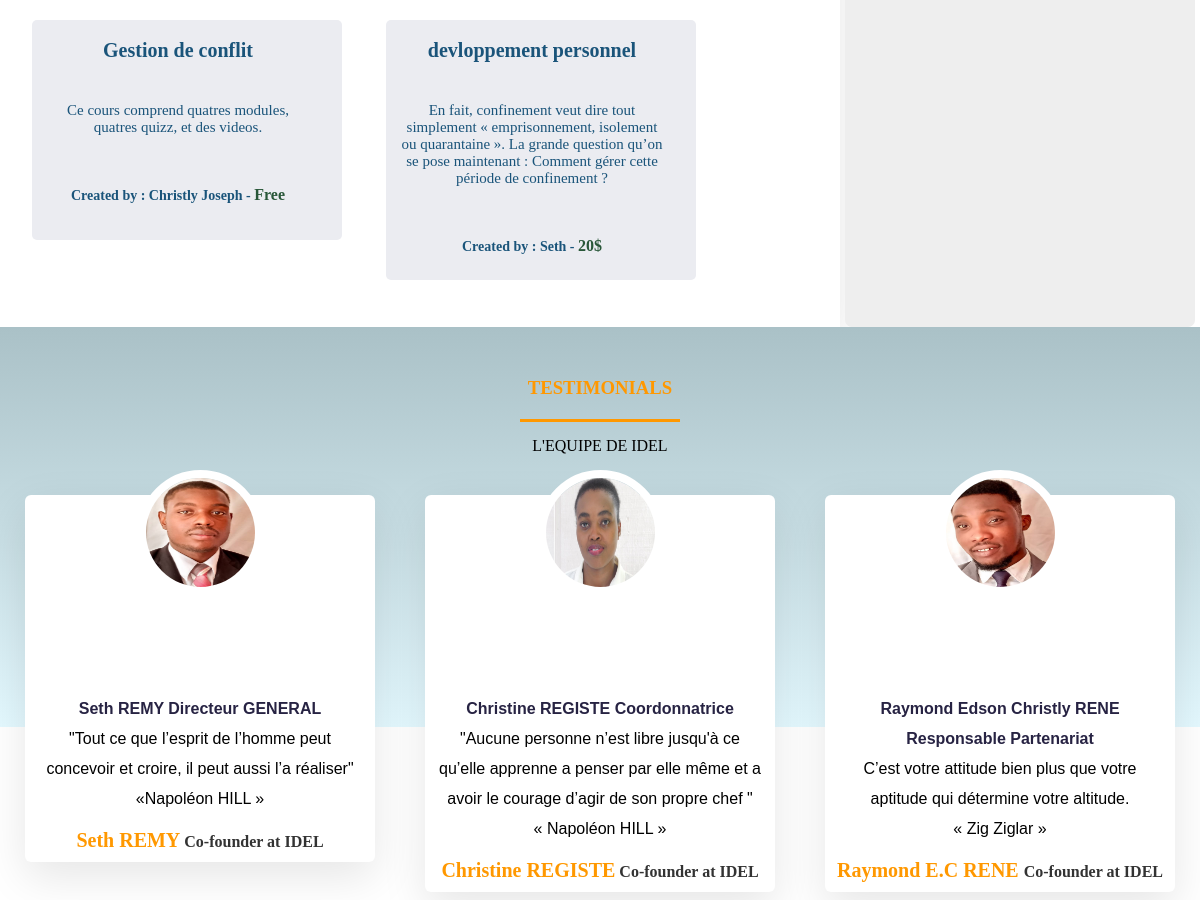
The app's page / (middle part), older data.
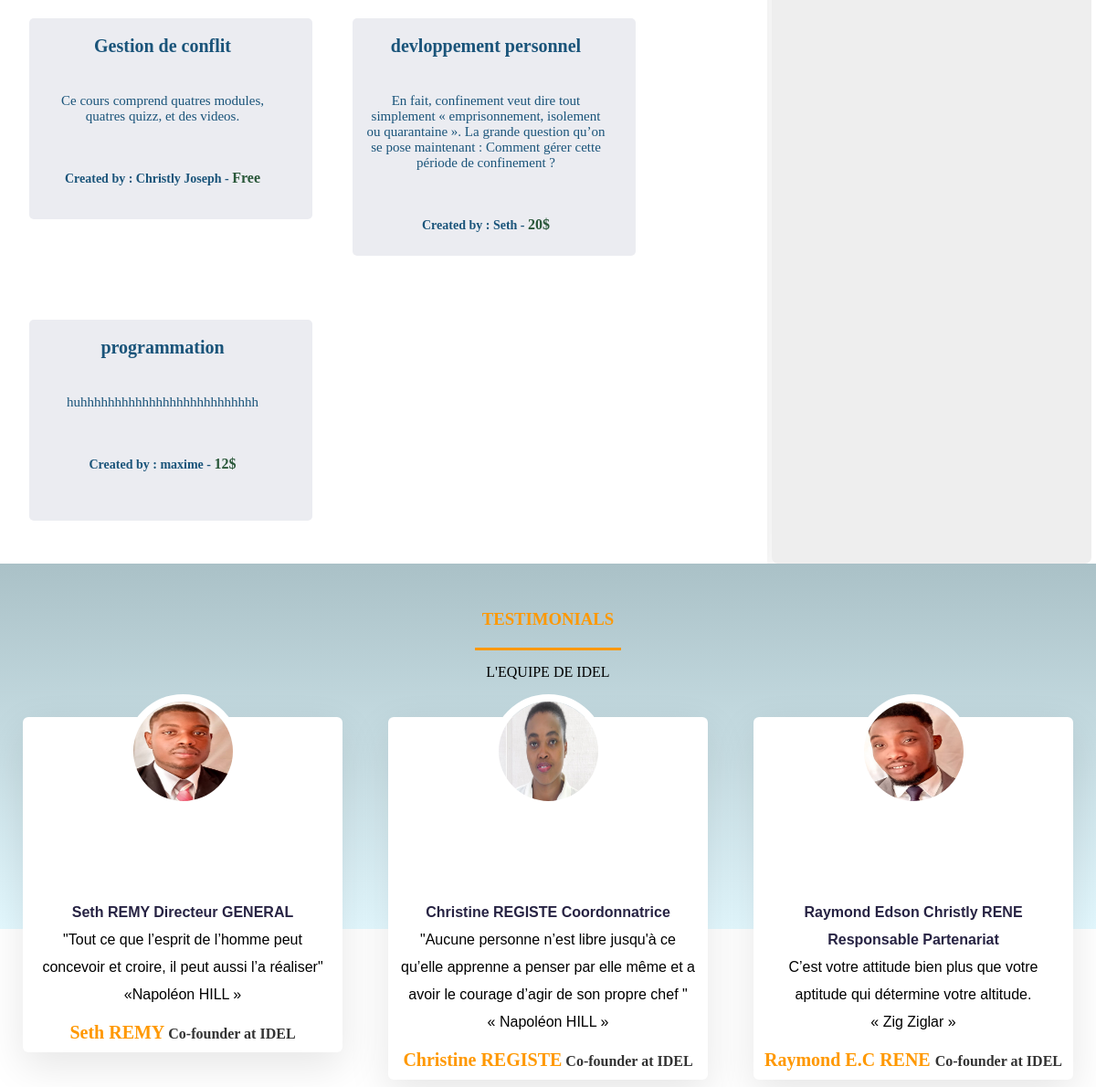
The same page, newer data.
### course/models.py (models this page shows, shortened)
class Courses(models.Model):
    title = models.CharField(max_length=250)
    description = models.TextField()
    author = models.CharField(max_length=50)
    price = models.IntegerField()
    time = models.TimeField(null=True, blank=True)
    url = models.CharField(null=True, blank=True, max_length=15)
    active = models.BooleanField(default=False)

### course/views.py (the view)
# urls.py: 2. Add a URL to urlpatterns:  path('', views.home, name='home')
def home(request):
    courses = Courses.objects.all()
    if request.method == 'POST':
        form = RegisterForm(request.POST)
        contactform = ContactForm(request.POST)
        if form.is_valid():
            user = form.save(commit=False)
            user.set_password(form.cleaned_data['password'])
            user.save()
            Students.objects.create(user=user)
            messages.success(request, 'Votre compte a ete cree avec succes')
        else:
            messages.error(request, 'Verifier vos informations')
    else:
        form = RegisterForm()
        contactform = ContactForm()
    return render(request, 'home.html', locals())

### Elearning/templates/home.html (shortened to what this page needs)
{% extends 'base.html' %}
{% load static%}
{% block content %}
<br><br>
<div class="grid">
   <section class="presentation">
      <div>
         {% for course in courses %}
            <div class="card">
               <h2 class="title">{{ course.title }}</h2>
               <p class="description">{{ course.description }}</p>
               <h4 class="author">Created by : {{ course.author }} -
                  {% if course.price == 0 %}
                     <span>Free</span>
                  {% else %}
                     <span>{{ course.price }}$</span>
                  {% endif %}
               </h4>
            </div>
         {% empty %}
            <p>There 's no courses</p>
         {% endfor %}
      </div>
   </section>
   <section class="form b-form">
   </section>
 <section  class="testi">
   <section class="testimonials">
      <div class="container">
         <h1>testimonials</h1>
         <p class="text-center">L'EQUIPE DE IDEL</p>
         <div class="row">
             <div class="col-md-4 text-center">
               <div class="profile">
                  <img src="{% static 'seth.jpg' %}" alt="mon image" class="user">
                  <blockquote>
                     <strong style="color: #272343;"> Seth REMY Directeur GENERAL </strong> <br>
                     "Tout ce que l’esprit de l’homme peut
                     concevoir et croire, il peut aussi l’a réaliser"
                     «Napoléon HILL »
                  </blockquote>
                  <h3>Seth REMY<span> Co-founder at IDEL</span> </h3>
               </div>
            </div>
            <div class="col-md-4 text-center">
               <div class="profile">
                  <img src="{% static '2.jpg' %}" alt="mon image" class="user">
                  <blockquote>
                    <strong style="color: #272343;"> Christine REGISTE Coordonnatrice  </strong> <br>
                     "Aucune personne n’est libre jusqu'à ce qu’elle apprenne
                      a penser par elle même et a avoir  le courage d’agir de son propre chef " <br>
                     «  Napoléon HILL »
                  </blockquote>
                  <h3>Christine REGISTE<span> Co-founder at IDEL</span> </h3>
               </div>
            </div>
         <div class="col-md-4 text-center">
               <div class="profile">
                  <img src="{% static 'christly.jpg' %}" alt="mon image" class="user">
                  <blockquote>
                     <strong style="color: #272343;">  Raymond Edson Christly RENE Responsable Partenariat  </strong> <br>
                     C’est votre attitude bien plus que votre aptitude qui détermine votre altitude. <br>
                     « Zig Ziglar »
                     <br>
                  </blockquote>
                  <h3>Raymond E.C RENE <span> Co-founder at IDEL</span> </h3>
               </div>
            </div>
         </div>
      </div>
   </section>
 </section>
</div>
{% endblock %}

### Elearning/templates/base.html (shortened to what this page needs)
{% load static %}
<!DOCTYPE html>
<html lang="en">
   <head>
	  <link rel="stylesheet" href="{% static 'menu.css' %}">
	  <link rel="stylesheet" href="{% static 'dev-cours-style.css' %}">
	  <link rel="stylesheet" href="{% static 'gestion-de-conflit.css'%}">
	<link rel="stylesheet" href="{% static 'new.css'%}">
   </head>
   <body>
	{% block content %} {% endblock %}
   </body>
</html>

### static/menu.css (style rules this page uses)
* { margin: 0; padding: 0; box-sizing: border-box; font-family: "open sans" sans-sherif; }
.b-form { background: #eee; padding: 25px 5px; border-radius: 7px; margin: 0 5px; font-family: serif; font-size: 14px; }
.text-center { text-align: center; }
.grid { display: grid; grid-template-columns: 70% 30%; grid-template-areas: "present form" "testi testi"; }
.presentation { width: 100%; grid-area: present; padding: 12px; background-color: #ffffff; color: rgb(26, 84, 122); box-shadow: 0 15px 45px rgba(0,0,0,0.1); }
.presentation .title { font-size: 26px; font-weight: 600; padding: 5px; animation: up 1s; animation-delay: 0.3; animation-fill-mode: forwards; }
.form { grid-area: form; padding: 25px; }
.card { padding: 14px 20px 20px 2px; width: 310px; min-height: 220px; margin: 35px 20px; border-radius: 5px; background-color: #EBECF1; text-align: center; text-align-last: center; display: inline-block; vertical-align: top; }
.card .title { font-size: 20px; padding: 5px; color: rgb(26, 84, 122); }
.card .description { margin: 30px 5px; font-size: 15px; padding: 5px; }
.card .author { margin-top: 40px; font-size: 14px; text-align: right; padding: 5px; }
.card .author span { color: rgb(41, 87, 57); }
.testi { height: 800px; background-color: white; grid-area: testi; }
.testimonials { margin: 50px auto; }
.testimonials h1 { text-align: center; font-weight: bold; color: #ff9800; padding-bottom: 10px; text-transform: uppercase; }
.testimonials h1::after { content: ''; background-color: #ff9800; display: block; height: 3px; width: 160px; margin: 20px auto 5px; }
.col-md-4 { margin: 40px auto; }
.profile { padding: 70px 10px 10px; height: auto; width: 350px; background-color: white; border-radius: 6px; box-shadow: 0 15px 45px rgba(0,0,0,0.1); }
.profile img { height: 125px; width: 125px; top: -95px; position: relative; border: 8px solid white; left: calc(-50% -50%); }
.profile h3 { font-size: 20px; margin-top: 15px; color: #ff9800; }
span { font-size: 16px; color: #333; }
blockquote { font-size: 16px; line-height: 30px; font-family: sans-serif; }
.user { width: 120px; height: 120px; border-radius: 50%; }
.row { display: flex; flex-direction: row; }

### static/dev-cours-style.css (style rules this page uses)
* { margin: 0; padding: 0; }

### static/gestion-de-conflit.css (style rules this page uses)
body { margin: 0; padding: 0; }

### static/new.css (style rules this page uses)
.testi { background: linear-gradient(#aac1c7,#e4f9ff 50%, #fff 50%, #fff 100%); }

Row changes from the older to the newer data that the page shows:
added Courses: title "programmation", description "huhhhhhhhhhhhhhhhhhhhhhhhhhh", author "maxime", price "12"
